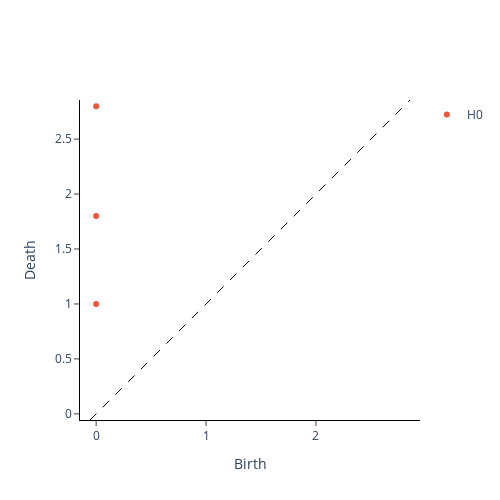

The code cell stored with this chart in its notebook:
### Code cell
persistence_homology.plot(diagrams_test)

### Figure 1 — Plotly figure (JSON) as saved in the notebook; plotly's stock layout.template omitted (floating-point values rounded to 4 significant figures)
{"data": [{"hoverinfo": "none", "line": {"color": "black", "dash": "dash", "width": 1}, "mode": "lines", "showlegend": false, "type": "scatter", "x": [-0.056, 2.856], "y": [-0.056, 2.856]}, {"hoverinfo": "text", "hovertext": ["(0.0, 1.0)", "(0.0, 1.7999999523162842)", "(0.0, 2.799999952316284)"], "mode": "markers", "name": "H0", "type": "scatter", "x": [0, 0, 0], "y": [1, 1.8, 2.8]}, {"hoverinfo": "text", "hovertext": [], "mode": "markers", "name": "H1", "type": "scatter", "x": [], "y": []}], "layout": {"height": 500, "plot_bgcolor": "white", "width": 500, "xaxis": {"autorange": false, "exponentformat": "e", "linecolor": "black", "linewidth": 1, "mirror": false, "range": [-0.056, 2.856], "showexponent": "all", "showline": true, "side": "bottom", "ticks": "outside", "title": {"text": "Birth"}, "type": "linear", "zeroline": true}, "yaxis": {"autorange": false, "exponentformat": "e", "linecolor": "black", "linewidth": 1, "mirror": false, "range": [-0.056, 2.856], "scaleanchor": "x", "scaleratio": 1, "showexponent": "all", "showline": true, "side": "left", "ticks": "outside", "title": {"text": "Death"}, "type": "linear", "zeroline": true}}}
